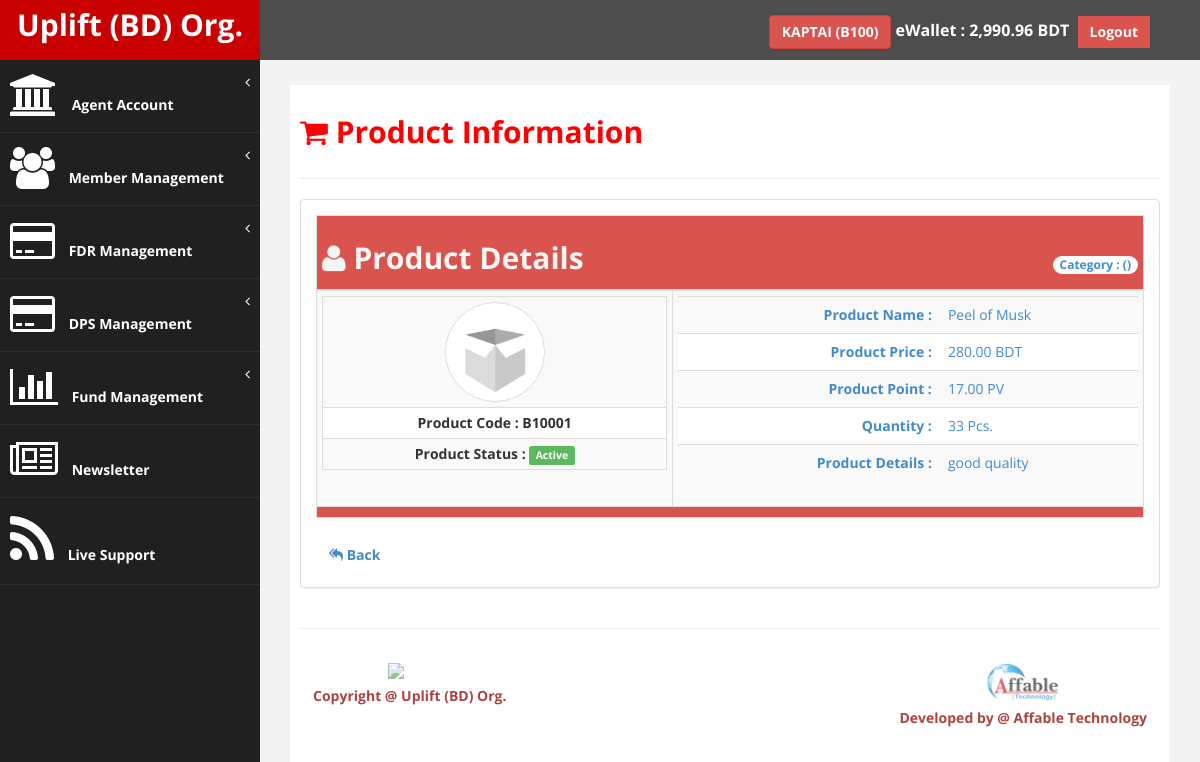
/up_agent/product_details.php?bp_id=14 (signed in), run on the app's committed database.
### tables this page shows
CREATE TABLE `tbl_branch_info` (
  `br_id` int(11) NOT NULL,
  `br_code` varchar(100) NOT NULL,
  `br_name` varchar(100) NOT NULL,
  `br_contact` varchar(20) NOT NULL,
  `br_tpin` int(11) NOT NULL DEFAULT '4321',
  `br_password` varchar(255) NOT NULL DEFAULT '123456',
  `br_amount` decimal(13,2) NOT NULL,
  `br_ref_member` int(11) NOT NULL,
  `br_reg_date` date NOT NULL,
  `br_image` blob NOT NULL,
  `br_verify` int(11) NOT NULL,
  `br_status` int(11) NOT NULL,
  `bc_admin` int(11) NOT NULL
);

CREATE TABLE `tbl_product_info` (
  `pi_id` int(11) NOT NULL,
  `pi_code` varchar(100) NOT NULL,
  `pi_name` varchar(100) NOT NULL,
  `pi_point` decimal(10,2) NOT NULL,
  `pi_quantity` int(11) NOT NULL,
  `pi_buy_price` decimal(13,2) NOT NULL,
  `pi_sell_price` decimal(13,2) NOT NULL,
  `pi_category` int(11) NOT NULL,
  `pi_image` blob NOT NULL,
  `pi_details` text NOT NULL,
  `pi_status` int(11) NOT NULL,
  `pi_admin` int(11) NOT NULL
);

CREATE TABLE `tbl_branch_products` (
  `bp_id` int(11) NOT NULL,
  `bp_branch` int(11) NOT NULL,
  `bp_product` int(11) NOT NULL,
  `bp_quantity` int(11) NOT NULL,
  `bp_br_pro_ck` int(11) NOT NULL COMMENT 'bp_branch+bp_product',
  `bp_status` int(11) NOT NULL,
  `bp_admin` int(11) NOT NULL
);

### up_agent/includes/common.php (called while the page is built, shortened)
<?php
$WebsiteSiteName="Uplift (BD) Org.";
?>

### up_agent/includes/fn_users.php (called while the page is built, shortened)
<?php
function get_branch_info_by_id($br_id){
    $var = array();
    global $connection;
    $results = mysqli_query($connection,"SELECT * FROM tbl_branch_info WHERE br_id ='".$br_id."'");
    if($results){
        $var = mysqli_fetch_array($results);
    }
    return $var;
}
?>

### up_agent/includes/fn_admin.php (called while the page is built, shortened)
<?php
function ebijoy_get_product_info_by_id($p_id){
    $pro = array();
    $qu = mysql_query("SELECT * FROM  tbl_product_info WHERE pi_id = '".$p_id." '   ");
    if($qu){
        $pro = mysql_fetch_array($qu);
    }
    return $pro;
}
function get_branch_product_info_by_id($bp_id){
    $pro = array();
    $qu = mysql_query("SELECT * FROM  tbl_branch_products WHERE bp_id = '".$bp_id."' ");
    if($qu){
        $pro = mysql_fetch_array($qu);
    }
    return $pro;
}
?>

### up_agent/product_details.php (the view, shortened to what this page needs)
<?php
if(!isset($_SESSION['se_branch'])){
header("Location: login.php");
}else{
include './includes/functions.php';
$branch_id = $_SESSION['se_branch']['br_id'];
$branch_info = get_branch_info_by_id($branch_id);
if(isset($_GET['bp_id'])){
    $pro_id=$_GET['bp_id'];
    $branch_product_info= get_branch_product_info_by_id($pro_id);
    $get_product_info= ebijoy_get_product_info_by_id($branch_product_info['bp_product']);
}
?>
<!DOCTYPE html>
<html xmlns="http://www.w3.org/1999/xhtml">
<head>
    <link href="assets/css/bootstrap.css" rel="stylesheet" />
    <link href="assets/css/font-awesome.css" rel="stylesheet" />
    <link href="assets/css/custom.css" rel="stylesheet" />
</head>
<body>
    <div id="wrapper">
        <?php include './navtop.php'; ?>
        <?php include './navside.php'; ?>
                <div id="page-wrapper" >
                    <div id="page-inner">
                        <div class="row">
                            <div class="col-md-12">
                                <h2><b><i class="fa fa-shopping-cart"></i> Product Information</b></h2>
                            </div>
                        </div>
                         <hr />
                       <div class="row">
                        <div class="col-md-12">
                            <div class="panel panel-default btn-default">
                                <div class="panel-body">
                                    <div class="row">
                                        <div class="col-md-12">
                                             <table class="table table-bordered table-condensed table-striped">
                                                <thead>
                                                    <tr class="btn-danger">
                                                        <th colspan="4">
                                                            <h2 style="color: whitesmoke;"><i class="fa fa-user"></i> <b>Product Details</b>
                                                            <span class="pull-right">
                                                                <span class="badge"><b class="text-primary">Category : <?php echo $user_type['et_name'].' ('.$user_type['et_type'].')'; ?></b></span>                                                            </span>
                                                            </h2>
                                                        </th>
                                                    </tr>
                                                </thead>
                                                <tbody>
                                                    <tr>
                                                        <td>
                                                            <table class="table table-bordered table-condensed table-striped table-hover">
                                                                <tbody>
                                                                    <tr>
                                                                        <td class="text-center" colspan="2">
                                                                            <?php
                                                                            if(base64_encode($get_product_info['pi_image'])){
                                                                            ?>
                                                                            <img class="img img-thumbnail img-responsive img-circle" alt="No Image" width="100" height="100" />
                                                                            <?php }else{ ?>
                                                                            <img class="img img-thumbnail img-responsive img-circle" src="product.png" width="100" height="100" />
                                                                            <?php } ?>
                                                                        </td>
                                                                    </tr>
                                                                    <tr>
                                                                        <td colspan="2" class="text-center"><b>Product Code : <?php echo $get_product_info['pi_code']; ?></b></td>
                                                                    </tr>
                                                                    <tr>
                                                                        <td colspan="2" class="text-center">
                                                                            <b>Product Status : <?php if($get_product_info['pi_status']==1){ echo '<span class="label label-success">Active</span>';} else{ echo '<span class="label label-danger">Deactive</span>'; } ?></b>
                                                                        </td>
                                                                    </tr>
                                                                </tbody>
                                                            </table>
                                                        </td>
                                                        <td>
                                                            <table class="table table-striped table-hover">
                                                                    <tbody class="text-primary">
                                                                        <tr>
                                                                            <td class="text-right"><b>Product Name :</b></td>
                                                                              <td id="pro_name"><?php echo $get_product_info['pi_name']; ?></td>
                                                                        </tr>
                                                                        <tr>
                                                                            <td class="text-right"><b>Product Price :</b></td>
                                                                            <td id="p_s_p"><?php echo number_format($get_product_info['pi_sell_price'],2); ?> BDT</td>
                                                                        </tr>
                                                                        <tr>
                                                                            <td class="text-right"><b>Product Point :</b></td>
                                                                              <td id="pro_point"><?php echo $get_product_info['pi_point']; ?> PV</td>
                                                                        </tr>
                                                                        <tr>
                                                                            <td class="text-right"><b>Quantity :</b></td>
                                                                            <td class="text-<?php if($branch_product_info['bp_quantity']<=10){echo 'danger';}else{ echo 'primary'; } ?>"><?php echo $branch_product_info['bp_quantity']; ?> Pcs.</td>
                                                                        </tr>
                                                                        <tr>
                                                                            <td class="text-right"><b>Product Details :</b></td>
                                                                            <td> <?php echo $get_product_info['pi_details']; ?></td>
                                                                        </tr>
                                                                    </tbody>
                                                            </table>
                                                        </td>
                                                    </tr>
                                                </tbody>
                                                <tfoot>
                                                    <tr>
                                                        <td colspan="2" class="btn-danger"></td>
                                                    </tr>
                                                </tfoot>
                                            </table>
                                            <a class="btn" href="branch_product.php"><b><i class="fa fa-reply-all"></i> Back</b></a>
                                        </div>
                                    </div>
                                </div>
                            </div>
                        </div>
                    </div>
                    <hr />
                 <?php include './footer.php'; ?>
            </div>
            </div>
        </div>
</body>
</html>
<?php } ?>

### up_agent/navtop.php (shortened to what this page needs)
<nav class="navbar navbar-default navbar-cls-top " role="navigation" style="margin-bottom: 0">
    <div class="navbar-header">
        <a class="navbar-brand" href="cpanel.php"><?php echo '<b>'.$WebsiteSiteName.'</b>'; ?></a>
    </div>
    <div style="color: white;padding: 15px 50px 5px 50px;float: right;font-size: 16px;">
        <b>
            <a href="profile.php" class="btn btn-danger"><b><?php echo $branch_info['br_name'].' ('.$branch_info['br_code'].')'; ?></b></a>
            eWallet :
            <?php
            $u_balance=$branch_info['br_amount'];
            echo number_format($u_balance,2); ?> BDT</b>&nbsp;
            <a href="logout.php" class="btn btn-danger square-btn-adjust"><b>Logout</b></a>
    </div>
</nav>

### up_agent/assets/css/custom.css (style rules this page uses)
body { font-family: 'Open Sans', sans-serif; }
#wrapper { width: 100%; background:#202020; }
#page-wrapper { padding: 15px 15px; min-height: 600px; background:#F3F3F3; }
#page-inner { width:100%; margin:10px 20px 10px 0px; background-color:#fff!important; padding:10px; min-height:1200px; }
.text-center { text-align:center; }
h2 { color: #f00; }
.square-btn-adjust { border: 0px solid transparent; -webkit-border-radius: 0px; -moz-border-radius: 0px; border-radius: 0px; }
.navbar-cls-top .navbar-brand { color: #fff; background: #C90000; width: 260px; text-align: center; height: 60px; font-size: 30px; font-weight: 700; }
.navbar-cls-top { background:#4D4D4D; border-bottom:none; }
.navbar-default { border:0px solid black; }
.navbar-header { background: #A70303; }
@media (min-width:768px) { #page-wrapper { margin: 0 0 0 260px; padding: 15px 30px; min-height: 1200px; } }
@media (min-width:768px) { .navbar { border-radius: 0px; } }

### data on the page
tbl_branch_info: br_name "KAPTAI", br_code "B100", br_amount "2,990.96"
tbl_product_info: pi_code "B10001", pi_name "Peel of Musk", pi_sell_price "280.00", pi_point "17.00", pi_details "good quality"
tbl_branch_products: bp_quantity "33"

### other printed values
$WebsiteSiteName "Uplift (BD) Org."
$developer "Affable Technology"
